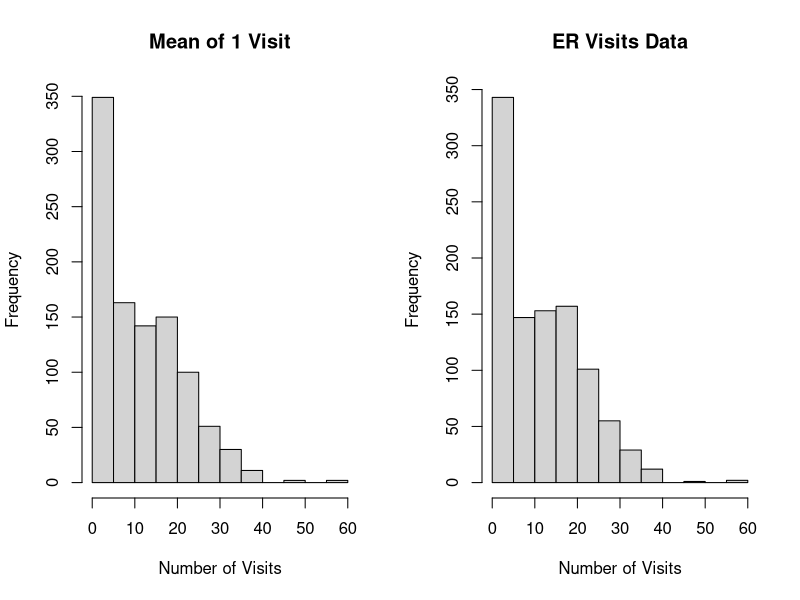
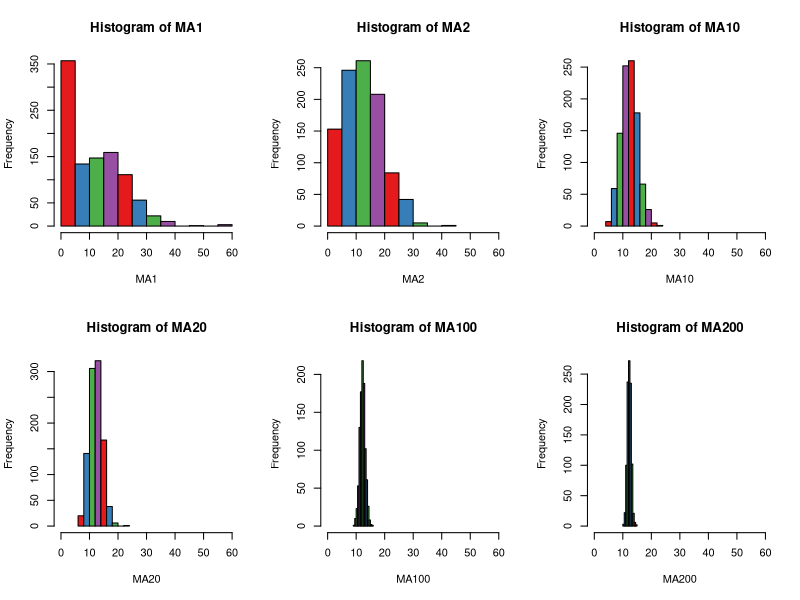
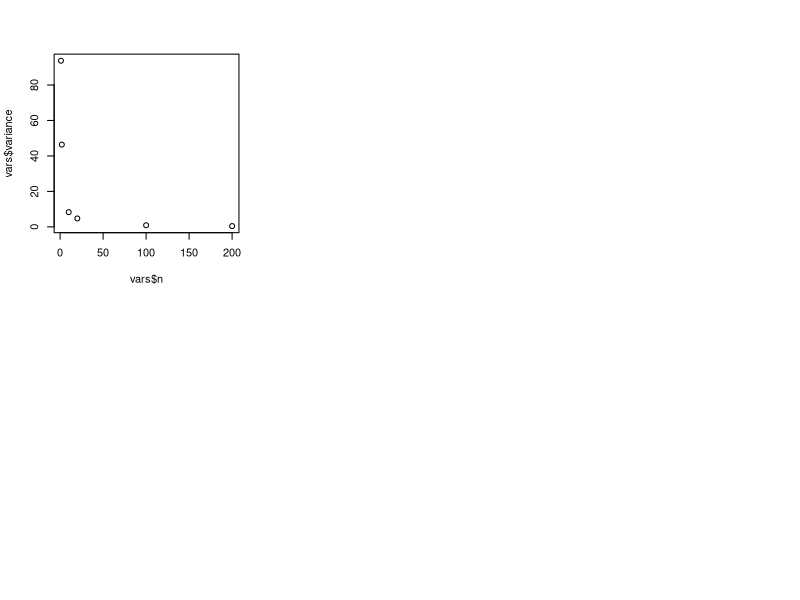
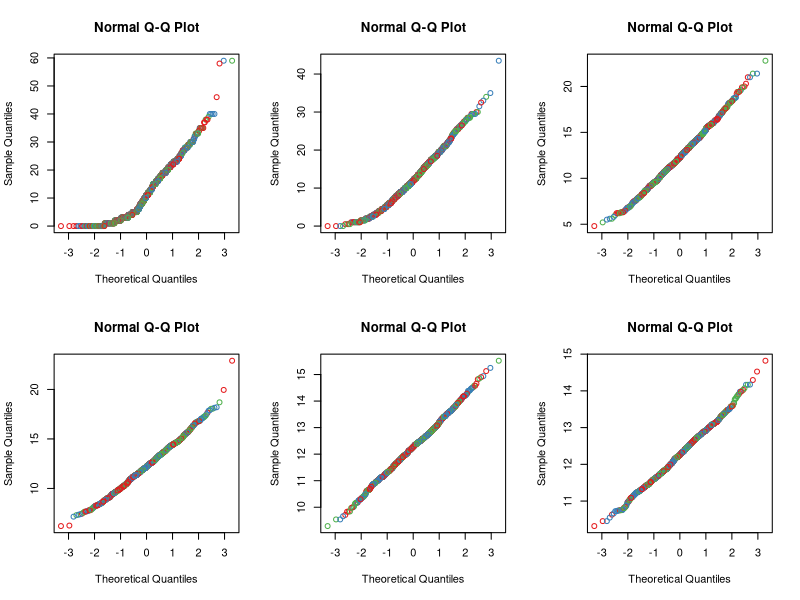

Source code (R) for these figures, in order:
library(RColorBrewer)


times <- (0:59)
counts <- c(
  49,
  51,
  50,
  85,
  47,
  61,
  29,
  29,
  32,
  21,
  36,
  38,
  30,
  27,
  24,
  34,
  38,
  37,
  24,
  32,
  26,
  23,
  27,
  22,
  19,
  10,
  10,
  12,
  13,
  8,
  12,
  5,
  6,
  6,
  1,
  11,
  2,
  4,
  2,
  1,
  3,
  0,
  0,
  0,
  0,
  0,
  1,
  0,
  0,
  0,
  0,
  0,
  0,
  0,
  0,
  0,
  0,
  0,
  1,
  1
)
visits <- rep.int(times, counts)
mean.age <- function(n) {
  trials = 1000
  my.samples <- matrix(sample(visits, size = n * trials,
                              replace = TRUE), trials)
  means <- apply(my.samples, 1, mean)
  means
}
par(mfrow = c(1, 2))
hist(mean.age(1), main = "Mean of 1 Visit", xlab = "Number of Visits")
hist(visits, main = "ER Visits Data", xlab = "Number of Visits")

par(mfrow = c(2, 3))
MA1 <- mean.age(1)
MA2 <- mean.age(2)
MA10 <- mean.age(10)
MA20 <- mean.age(20)
MA100 <- mean.age(100)
MA200 <- mean.age(200)
hist(MA1, xlim = c(0, 60),col=brewer.pal(4,"Set1"))
hist(MA2, xlim = c(0, 60),col=brewer.pal(4,"Set1"))
hist(MA10, xlim = c(0, 60),col=brewer.pal(4,"Set1"))
hist(MA20, xlim = c(0, 60),col=brewer.pal(4,"Set1"))
hist(MA100, xlim = c(0, 60),col=brewer.pal(4,"Set1"))
hist(MA200, xlim = c(0, 60),col=brewer.pal(4,"Set1"))

vars <- data.frame(
  n = c(1, 2, 10, 20, 100, 200),
  variance =
    c(
      var(MA1),
      var(MA2),
      var(MA10),
      var(MA20),
      var(MA100),
      var(MA200)
    )
)
plot(vars$n, vars$variance)
par(mfrow = c(2, 3))
qqnorm(MA1,col=brewer.pal(3,"Set1"))
qqnorm(MA2,col=brewer.pal(3,"Set1"))
qqnorm(MA10,col=brewer.pal(3,"Set1"))
qqnorm(MA20,col=brewer.pal(3,"Set1"))
qqnorm(MA100,col=brewer.pal(3,"Set1"))
qqnorm(MA200,col=brewer.pal(3,"Set1"))